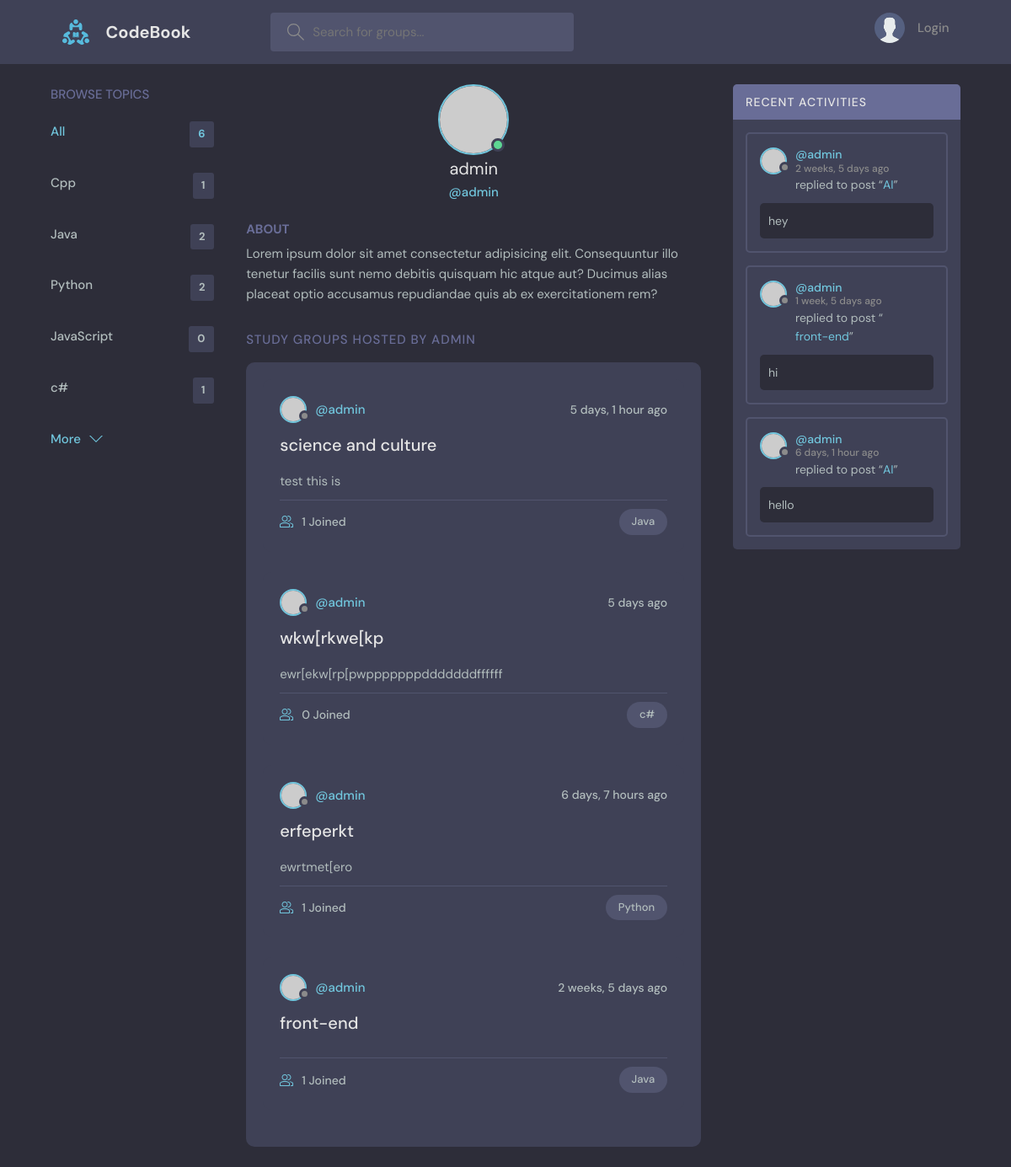
/users-profile/1/, run on an earlier commit of the app's database.
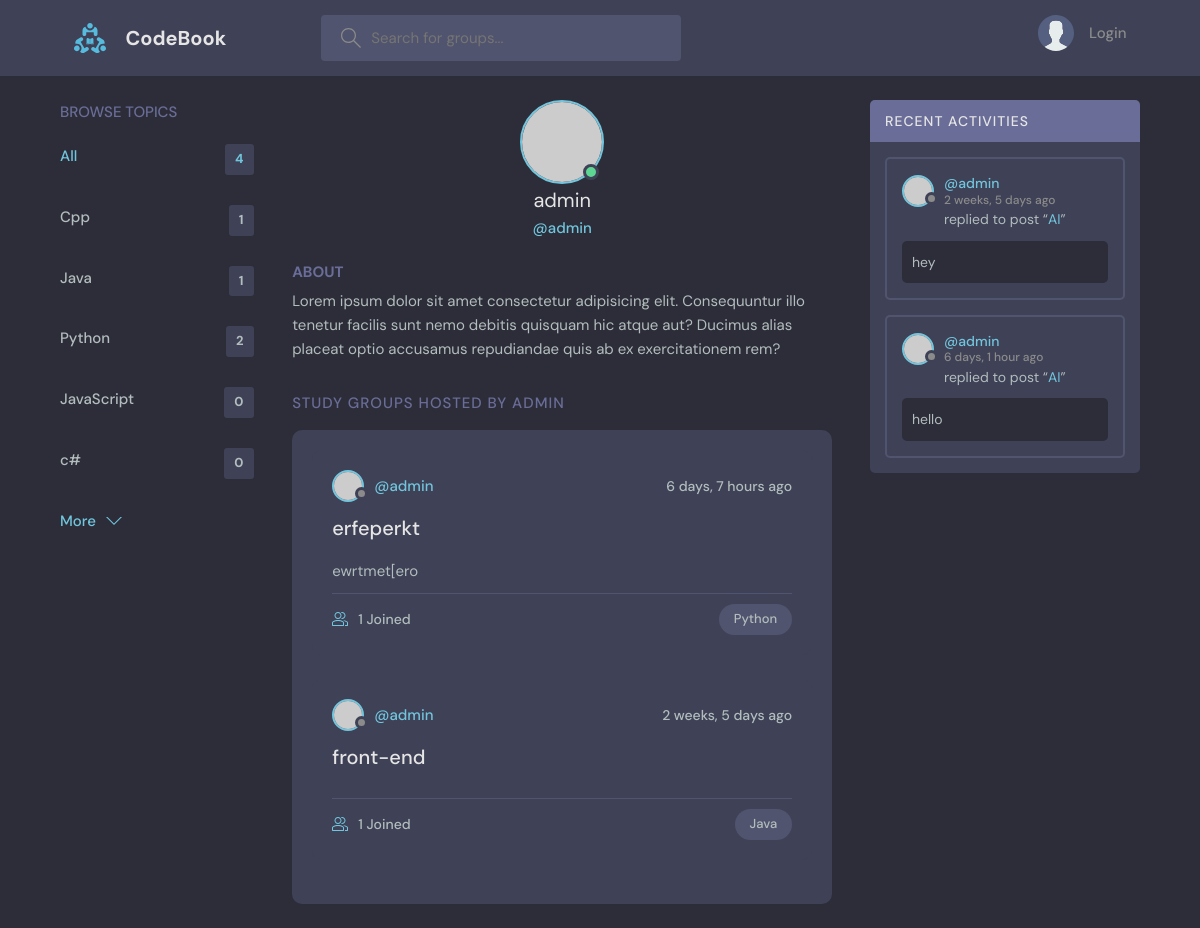
And on a later commit of the database.
### main/models.py (models this page shows, shortened)
class Topic (models.Model):
    name = models.CharField(max_length=200)
    def __str__(self):
        return self.name

class Group(models.Model):
    host = models.ForeignKey(User, on_delete=models.SET_NULL, null=True)
    topic = models.ForeignKey(Topic, on_delete=models.CASCADE)
    name = models.CharField(max_length=200)
    discription = models.TextField(null=True, blank=True)
    participants = models.ManyToManyField(User, related_name='participants', blank=False)
    updated = models.DateTimeField(auto_now=True)
    created = models.DateTimeField(auto_now_add=True)
    class Meta:
        ordering = ['-updated', '-created']

class Message(models.Model):
    sender = models.ForeignKey(User, on_delete=models.CASCADE)
    group = models.ForeignKey("Group", on_delete=models.CASCADE)
    body = models.TextField()
    updated = models.DateTimeField(auto_now=True)
    created = models.DateTimeField(auto_now_add=True)

### main/views.py (the view)
# urls.py: path('users-profile/<str:pk>/', views.users_profile, name='users-profile'),
def users_profile (request, pk):
    user = User.objects.get(id=pk)
    groups = user.group_set.all()
    topics = Topic.objects.all()
    msgs = user.message_set.all()
    all_count = Group.objects.all().count()
    return render(request, 'main/users_profile.html', {
        'user': user,
        'groups':groups,
        'topics': topics,
        'group_count': groups.count(),
        'msgs': msgs,
        'all': all_count,
    })

### main/templates/main/users_profile.html (shortened to what this page needs)
{% extends "base.html" %}
{% block content %}
<main class="profile-page layout layout--3">
  <div class="container">
    <div class="topics">
      {% include "main/components/topics.html" %}
    </div>
    <div class="roomList">
      <div class="profile">
        <div class="profile__avatar">
          <div class="avatar avatar--large active">
            <img src="https://randomuser.me/api/portraits/men/11.jpg" />
          </div>
        </div>
        <div class="profile__info">
          <h3>{{user.username}}</h3>
          <p>@{{user.username}}</p>
        </div>
        <div class="profile__about">
          <h3>About</h3>
          <p>
            Lorem ipsum dolor sit amet consectetur adipisicing elit. Consequuntur illo tenetur
            facilis sunt nemo debitis quisquam hic atque aut? Ducimus alias placeat optio
            accusamus repudiandae quis ab ex exercitationem rem?
          </p>
        </div>
      </div>
      <div class="roomList__header">
        <div>
          <h2>Study Groups Hosted by {{user.username}}</a>
          </h2>
        </div>
      </div>
      <div class="roomListRoom">
        {% include "main/components/feed.html" %}
      </div>
    </div>
    <div class="activities">
      {% include "main/components/recent_activity.html" %}
    </div>
  </div>
</main>
{% endblock %}

### templates/base.html (shortened to what this page needs)
{% include "navbar.html" %} {% load static %}
<!DOCTYPE html>
<html lang="en">
  <head>
    <link rel="stylesheet" href="{% static 'styles/style.css' %}" />
  </head>
  <body>
    {% block content %}{% endblock %}
  </body>
</html>

### templates/navbar.html (shortened to what this page needs)
{% load static %}
<header class="header header--loggedIn">
    <div class="container">
      <a href="/" class="header__logo">
        <img src="{% static "images/logo.svg" %}" />
        <h1>CodeBook</h1>
      </a>
      <form class="header__search"  action="{% url "main-home" %}" method="get">
        <label>
          <input placeholder="Search for groups..." type="text" name="q" />
        </label>
      </form>
      <nav class="header__menu">
        {% if request.user.is_authenticated %}
        <div class="header__user">
          <a href="profile.html">
            <div class="avatar avatar--medium active">
              <img src="https://randomuser.me/api/portraits/men/37.jpg" />
            </div>
            <p>{{request.user.username}} <span>@{{request.user.username}}</span></p>
          </a>
          <button class="dropdown-button">
            <svg
              version="1.1"
              xmlns="http://www.w3.org/2000/svg"
              width="32"
              height="32"
              viewBox="0 0 32 32"
            >
              <title>chevron-down</title>
              <path d="M16 21l-13-13h-3l16 16 16-16h-3l-13 13z"></path>
            </svg>
          </button>
        </div>
        {% else %}
        <a href="{% url 'login' %}">
            <img src="{% static 'images/avatar.svg' %}" />
            <p>Login</p>
          </a>
        {% endif %}
      </nav>
    </div>
  </header>

### main/templates/main/components/topics.html (shortened to what this page needs)
<div class="topics__header">
  <h2>Browse Topics</h2>
</div>
<ul class="topics__list">
  <li>
    <a href="{% url 'main-home' %}" class="active">All <span>{{all}}</span></a>
  </li>
  {% for topic in topics %}
  <li>
    <a href="{% url 'main-home' %}?q={{topic.name}}"
      >{{topic}} <span>{{topic.group_set.all.count}}</span></a
    >
  </li>
  {% endfor %}
  <a class="btn btn--link" href="topics.html">
    More
    <svg
      version="1.1"
      xmlns="http://www.w3.org/2000/svg"
      width="32"
      height="32"
      viewBox="0 0 32 32"
    >
      <title>chevron-down</title>
      <path d="M16 21l-13-13h-3l16 16 16-16h-3l-13 13z"></path>
    </svg>
  </a>
</ul>

### main/templates/main/components/feed.html (shortened to what this page needs)
{% for group in groups %}
<div class="roomListRoom">
    <div class="roomListRoom__header">
    <a href="{% url 'users-profile' group.host.id %}" class="roomListRoom__author">
        <div class="avatar avatar--small">
        <img src="https://randomuser.me/api/portraits/women/11.jpg" />
      </div>
      <span>@{{group.host.username}}</span>
    </a>
    <div class="roomListRoom__actions">
        <span>{{group.created|timesince}} ago</span>
    </div>
  </div>
    <div class="roomListRoom__content">
    <a href="{% url 'group-veiw' group.id %}">{{group.name}}</a>
     <p>
        {{group.discription}}
    </p>
    </div>
    <div class="roomListRoom__meta">
    <a href="room.html" class="roomListRoom__joined">
      {{group.participants.count}} Joined
    </a>
    <p class="roomListRoom__topic">{{group.topic.name}}</p>
  </div>
</div>
{% endfor %}

### main/templates/main/components/recent_activity.html (shortened to what this page needs)
<div class="activities__header">
  <h2>Recent Activities</h2>
</div>
{% for msg in msgs %}
<div class="activities__box">
  <div class="activities__boxHeader roomListRoom__header">
    <a
      href="{% url 'users-profile' msg.sender.id %}"
      class="roomListRoom__author"
    >
      <div class="avatar avatar--small">
        <img src="https://randomuser.me/api/portraits/women/11.jpg" />
      </div>
      <p>
        @{{msg.sender}}
        <span>{{msg.created|timesince}} ago</span>
      </p>
    </a>
  </div>
  <div class="activities__boxContent">
    <p>
      replied to post “<a href="{% url 'group-veiw' msg.group.id %}"
        >{{msg.group.name}}</a
      >”
    </p>
    <div class="activities__boxRoomContent">{{msg.body}}</div>
  </div>
</div>
{% endfor %}

What changed in the data, as far as the page shows it:
removed Group: host.username "admin", created "5 days, 1 hour", name "science and culture", discription "test this is", participants.count "1", topic.name "Java"
removed Group: host.username "admin", created "5 days", name "wkw[rkwe[kp", discription "ewr[ekw[rp[pwpppppppdddddddffffff", participants.count "0", topic.name "c#"
removed Message: sender "admin", created "1 week, 5 days", group.name "front-end", body "hi"
computed for Topic "Java": group_set.all.count "2" → "1"
computed for Topic (number 5 of 5 on the later page): group_set.all.count "1" → "0"
Also different on the page:
{{ all }}: "6" → "4"
